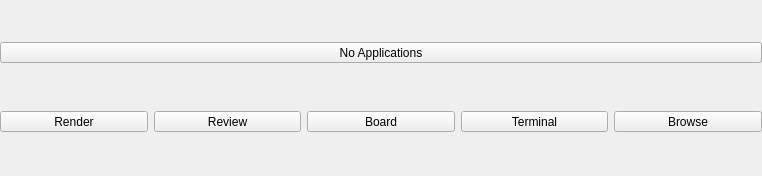
             <widget class="QWidget" name="launchApp_scrollAreaWidgetContents">
              <property name="geometry">
               <rect>
                <x>0</x>
                <y>0</y>
                <width>762</width>
                <height>176</height>
               </rect>
              </property>
              <property name="sizePolicy">
               <sizepolicy hsizetype="Preferred" vsizetype="Maximum">
                <horstretch>0</horstretch>
                <verstretch>0</verstretch>
               </sizepolicy>
              </property>
              <property name="noBackground" stdset="0">
               <bool>true</bool>
              </property>
              <layout class="QVBoxLayout" name="launchApp_verticalLayout">
               <property name="margin">
                <number>0</number>
               </property>
               <item>
                <layout class="QGridLayout" name="appPlaceholder_gridLayout">
                 <item row="0" column="0">
                  <widget class="QToolButton" name="appPlaceholder_toolButton">
                   <property name="sizePolicy">
                    <sizepolicy hsizetype="Expanding" vsizetype="Maximum">
                     <horstretch>0</horstretch>
                     <verstretch>0</verstretch>
                    </sizepolicy>
                   </property>
                   <property name="toolTip">
                    <string>&lt;html&gt;&lt;head/&gt;&lt;body&gt;&lt;p&gt;&lt;span style=&quot; font-weight:600;&quot;&gt;No applications&lt;/span&gt;&lt;/p&gt;&lt;p&gt;No applications have been set for this job. Please set some from the Job Settings dialog.&lt;/p&gt;&lt;/body&gt;&lt;/html&gt;</string>
                   </property>
                   <property name="statusTip">
                    <string>No applications have been set for this job. Applications can be set up from the Job Settings dialog.</string>
                   </property>
                   <property name="text">
                    <string>No Applications</string>
                   </property>
                   <property name="icon">
                    <iconset resource="rsc.qrc">
                     <normaloff>:/icons/icons/icon_editor.png</normaloff>
                     <disabledoff>:/icons/icons/icon_editor_disabled.png</disabledoff>:/icons/icons/icon_editor.png</iconset>
                   </property>
                   <property name="iconSize">
                    <size>
                     <width>80</width>
                     <height>80</height>
                    </size>
                   </property>
                   <property name="toolButtonStyle">
                    <enum>Qt::ToolButtonTextUnderIcon</enum>
                   </property>
                  </widget>
                 </item>
                </layout>
               </item>
               <item>
                <layout class="QGridLayout" name="utilities_gridLayout">
                 <item row="0" column="0">
                  <widget class="QToolButton" name="render_toolButton">
                   <property name="sizePolicy">
                    <sizepolicy hsizetype="Expanding" vsizetype="Maximum">
                     <horstretch>0</horstretch>
                     <verstretch>0</verstretch>
                    </sizepolicy>
                   </property>
                   <property name="toolTip">
                    <string>Submit and monitor local and network renders</string>
                   </property>
                   <property name="statusTip">
                    <string>Submit and monitor local and network renders</string>
                   </property>
                   <property name="text">
                    <string>Render</string>
                   </property>
                   <property name="icon">
                    <iconset resource="rsc.qrc">
                     <normaloff>:/icons/icons/icon_render.png</normaloff>
                     <disabledoff>:/icons/icons/icon_render_disabled.png</disabledoff>:/icons/icons/icon_render.png</iconset>
                   </property>
                   <property name="iconSize">
                    <size>
                     <width>40</width>
                     <height>40</height>
                    </size>
                   </property>
                   <property name="toolButtonStyle">
                    <enum>Qt::ToolButtonTextUnderIcon</enum>
                   </property>
                  </widget>
                 </item>
                 <item row="0" column="1">
                  <widget class="QToolButton" name="openReview_toolButton">
                   <property name="sizePolicy">
                    <sizepolicy hsizetype="Expanding" vsizetype="Maximum">
                     <horstretch>0</horstretch>
                     <verstretch>0</verstretch>
                    </sizepolicy>
                   </property>
                   <property name="toolTip">
                    <string>Launch reviewing tools</string>
                   </property>
                   <property name="statusTip">
                    <string>Launch reviewing tools</string>
                   </property>
                   <property name="text">
                    <string>Review</string>
                   </property>
                   <property name="icon">
                    <iconset resource="rsc.qrc">
                     <normaloff>:/icons/icons/icon_review.png</normaloff>
                     <disabledoff>:/icons/icons/icon_review_disabled.png</disabledoff>:/icons/icons/icon_review.png</iconset>
                   </property>
                   <property name="iconSize">
                    <size>
                     <width>40</width>
                     <height>40</height>
                    </size>
                   </property>
                   <property name="toolButtonStyle">
                    <enum>Qt::ToolButtonTextUnderIcon</enum>
                   </property>
                  </widget>
                 </item>
                 <item row="0" column="3">
                  <widget class="QToolButton" name="openTerminal_toolButton">
                   <property name="sizePolicy">
                    <sizepolicy hsizetype="Expanding" vsizetype="Maximum">
                     <horstretch>0</horstretch>
                     <verstretch>0</verstretch>
                    </sizepolicy>
                   </property>
                   <property name="toolTip">
                    <string>Open the command-line prompt</string>
                   </property>
                   <property name="statusTip">
                    <string>Open the command-line prompt</string>
                   </property>
                   <property name="text">
                    <string>Terminal</string>
                   </property>
                   <property name="icon">
                    <iconset resource="rsc.qrc">
                     <normaloff>:/icons/icons/icon_terminal.png</normaloff>
                     <disabledoff>:/icons/icons/icon_terminal_disabled.png</disabledoff>:/icons/icons/icon_terminal.png</iconset>
                   </property>
                   <property name="iconSize">
                    <size>
                     <width>40</width>
                     <height>40</height>
                    </size>
                   </property>
                   <property name="toolButtonStyle">
                    <enum>Qt::ToolButtonTextUnderIcon</enum>
                   </property>
                  </widget>
                 </item>
                 <item row="0" column="2">
                  <widget class="QToolButton" name="openProdBoard_toolButton">
                   <property name="sizePolicy">
                    <sizepolicy hsizetype="Expanding" vsizetype="Maximum">
                     <horstretch>0</horstretch>
                     <verstretch>0</verstretch>
                    </sizepolicy>
                   </property>
                   <property name="toolTip">
                    <string>Open production board in web browser</string>
                   </property>
                   <property name="statusTip">
                    <string>Open production board in web browser</string>
                   </property>
                   <property name="text">
                    <string>Board</string>
                   </property>
                   <property name="icon">
                    <iconset resource="rsc.qrc">
                     <normaloff>:/icons/icons/icon_productionboard.png</normaloff>
                     <disabledoff>:/icons/icons/icon_productionboard_disabled.png</disabledoff>:/icons/icons/icon_productionboard.png</iconset>
                   </property>
                   <property name="iconSize">
                    <size>
                     <width>40</width>
                     <height>40</height>
                    </size>
                   </property>
                   <property name="toolButtonStyle">
                    <enum>Qt::ToolButtonTextUnderIcon</enum>
                   </property>
                  </widget>
                 </item>
                 <item row="0" column="4">
                  <widget class="QToolButton" name="browse_toolButton">
                   <property name="sizePolicy">
                    <sizepolicy hsizetype="Expanding" vsizetype="Maximum">
                     <horstretch>0</horstretch>
                     <verstretch>0</verstretch>
                    </sizepolicy>
                   </property>
                   <property name="toolTip">
                    <string>Browse project folders</string>
                   </property>
                   <property name="statusTip">
                    <string>Browse project folders</string>
                   </property>
                   <property name="text">
                    <string>Browse</string>
                   </property>
                   <property name="icon">
                    <iconset resource="rsc.qrc">
                     <normaloff>:/icons/icons/icon_folder.png</normaloff>
                     <disabledoff>:/icons/icons/icon_folder_disabled.png</disabledoff>:/icons/icons/icon_folder.png</iconset>
                   </property>
                   <property name="iconSize">
                    <size>
                     <width>40</width>
                     <height>40</height>
                    </size>
                   </property>
                   <property name="toolButtonStyle">
                    <enum>Qt::ToolButtonTextUnderIcon</enum>
                   </property>
                  </widget>
                 </item>
                </layout>
               </item>
              </layout>
             </widget>
